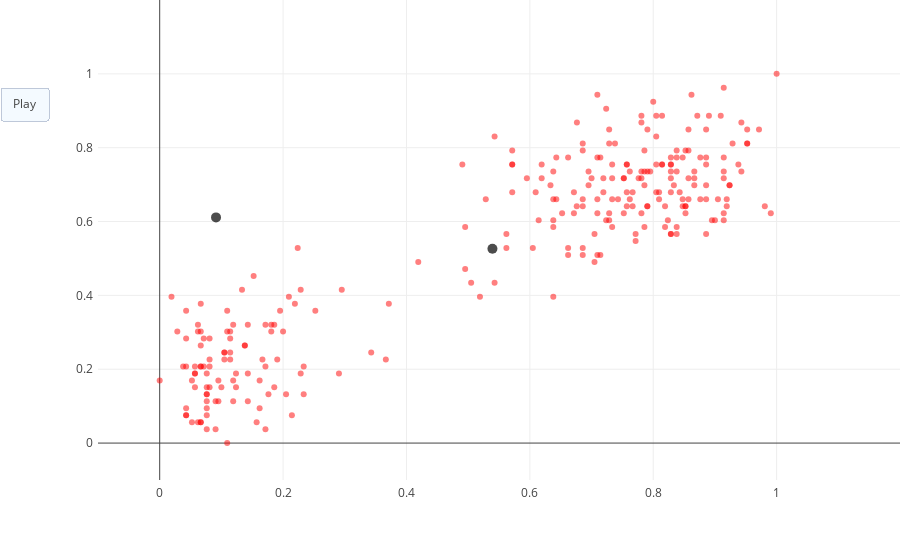

The cell this chart's notebook holds for it:
### Code cell
animate_kmeans(2, ndata)

### Figure 1 — Plotly figure (JSON) as saved in the notebook; plotly's stock layout.template omitted (floating-point values rounded to 4 significant figures; data arrays with more than 128 entries replaced by an {"elided": "..."} marker saying what was removed)
{"data": [{"marker": {"cmax": 2, "cmin": 0, "color": {"elided": "272 int values"}, "colorscale": [[0, "rgb(255, 0, 0)"], [0.2, "rgb(255, 0, 0)"], [0.2, "rgb(0, 0, 255)"], [0.4, "rgb(0, 0, 255)"], [0.4, "rgb(0, 255, 0)"], [0.6, "rgb(0, 255, 0)"], [0.6, "rgb(255, 0, 255)"], [0.8, "rgb(255, 0, 255)"], [0.8, "rgb(0, 255, 255)"], [1, "rgb(0, 255, 255)"]], "opacity": 0.5, "size": 6}, "mode": "markers", "type": "scatter", "x": {"elided": "272 float values"}, "y": {"elided": "272 float values"}}, {"marker": {"color": "black", "opacity": 0.7, "size": 10}, "mode": "markers", "type": "scatter", "x": [0.5394, 0.0913], "y": [0.5264, 0.6113]}], "layout": {"margin": {"l": 0, "pad": 4, "r": 0, "t": 0}, "showlegend": false, "updatemenus": [{"buttons": [{"args": [null], "label": "Play", "method": "animate"}], "pad": {"r": 10, "t": 87}, "type": "buttons"}], "xaxis": {"autorange": false, "range": [-0.1, 1.2]}, "yaxis": {"autorange": false, "range": [-0.1, 1.2]}}}
